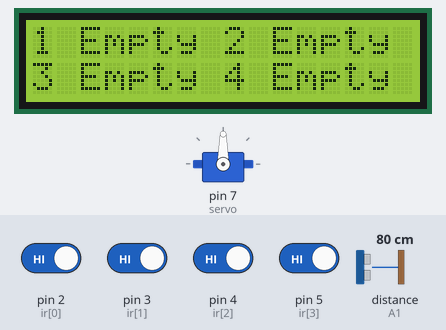
A sketch run on a simulated Arduino Uno, built with avr-gcc and run on an emulated ATmega328P. Parts: 16×2 character LCD, servo. Wiring (inferred from the names in the program): ultrasonic range finder: trigger A0; echo A1. Inputs (shaded band) come from the test bench; at power-on: pin 2 (ir[0]), pin 3 (ir[1]), pin 4 (ir[2]), pin 5 (ir[3]) HIGH, distance to the obstacle (sensor on A1) 80 cm. The echo pulse lasts 58.3 µs per cm; what the sketch prints to the serial monitor is not drawn.

Above: at 3.2 s.
3.3 s: pin 2 (ir[0]) driven LOW
At 4.5 s:
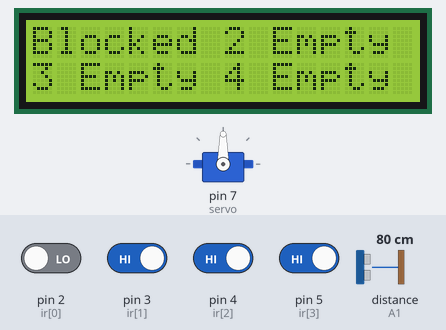
4.8 s: pin 3 (ir[1]) driven LOW
At 5.6 s:
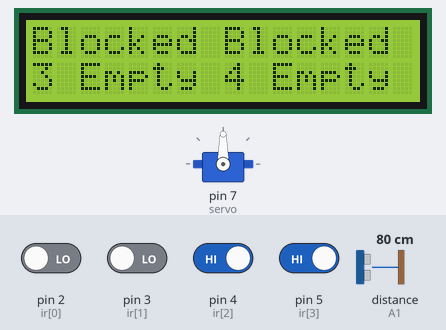
6.3 s: pin 4 (ir[2]) driven LOW
At 6.8 s:
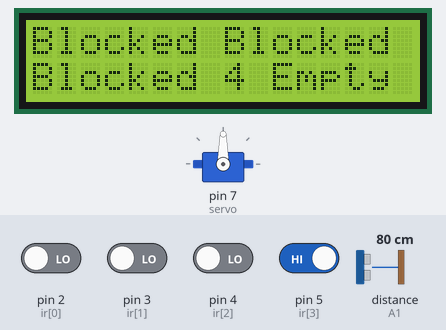
7.8 s: pin 5 (ir[3]) driven LOW
At 9.0 s:
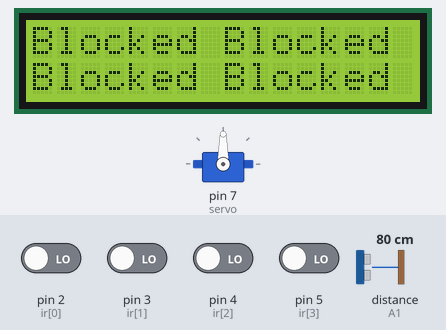
9.3 s: pin 2 (ir[0]) driven HIGH
At 10.3 s:
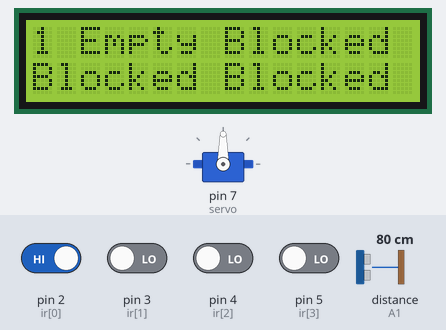
10.8 s: pin 3 (ir[1]) driven HIGH
At 11.5 s:
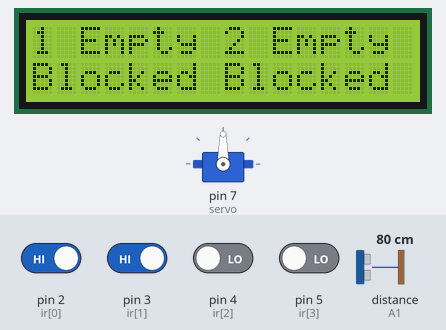
Timing chart, 0 to 13.3 s (numbered marks = the images above; inputs shaded):
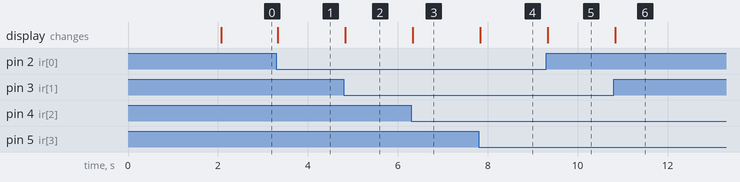

Measured:
- after the input at 3.3 s, the display: changes at once (image 1)
- after the input at 4.8 s, the display: changes at once (image 2)
- after the input at 6.3 s, the display: changes at once (image 3)
- after the input at 7.8 s, the display: changes at once (image 4)
- after the input at 9.3 s, the display: changes at once (image 5)
- after the input at 10.8 s, the display: changes at once (image 6)

The sketch:

car_parking.ino
```cpp
#include <LiquidCrystal.h>
#include <Servo.h>
#define Trig A0
#define Echo A1
Servo servo;
LiquidCrystal lcd (13,12,11,10,9,8);
int ir[4]={2,3,4,5};
int obstacle[4]={1,1,1,1};

long duration;
int distance,k=0;

void setup(){
  Serial.begin(9600);
  lcd.begin(16,2);

  lcd.clear();
  lcd.print(" S&S Car Parking");
  servo.attach(7);
  delay(2000);
  pinMode(Trig,OUTPUT);
  pinMode(Echo,INPUT);
  for(int i=0;i<4;i++){
  pinMode(ir[i],INPUT);}
lcd.clear ();
}
float Sonar(){
 digitalWrite(Trig, LOW);
delayMicroseconds(2);
digitalWrite(Trig, HIGH);
delayMicroseconds(10);
digitalWrite(Trig, LOW);
duration = pulseIn(Echo, HIGH);
distance= duration*0.034/2;
Serial.print("Distance: ");
Serial.println(distance);
return distance;
}


void loop(){
 for (int j=0;j<4;j++){
  obstacle[j]=digitalRead(ir[j]);
  Serial.println(obstacle[j]);
 }

  if (obstacle[0]==1){
  lcd.setCursor(0,0);
  lcd.print("1 Empty");
  }
  else{
  lcd.setCursor(0,0);
  lcd.print("Blocked");
  }

  if (obstacle[1]==1){
  lcd.setCursor(8,0);
  lcd.print("2 Empty");
  }
  else{
  lcd.setCursor(8,0);
  lcd.print("Blocked");
  }

  if (obstacle[2]==1){
  lcd.setCursor(0,1);
  lcd.print("3 Empty");
  }
  else{
  lcd.setCursor(0,1);
  lcd.print("Blocked");
  }

  if (obstacle[3]==1){
  lcd.setCursor(8,1);
  lcd.print("4 Empty");
  }
  else{
  lcd.setCursor(8,1);
  lcd.print("Blocked");
  }
  delay(50);

  int S=Sonar();
  int k=90;
  while (S<10 && ( obstacle[0]==1 || obstacle[1]==1 || obstacle[2]==1 || obstacle[3]==1))
  {
    k=0;
    Serial.print("loop");
    servo.write(k);
    delay(4000);
    int S=Sonar();
    if(S>10) break;
    }
    servo.write(k);
   }
```
